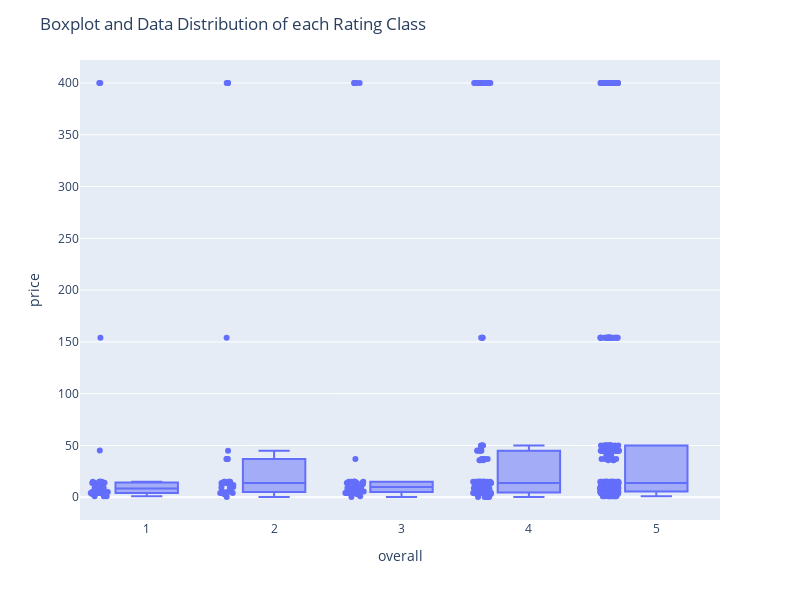

Notebook code cell kept with this figure:
### Markdown cell above
I see that you have a density plot for price, but you can maybe try adding dimensionality to plots with aggregations. Most of the time, a simple density plot will not bring a lot of data insights to stakeholders. 
More dimension and break downs will convince your target audience 

Interesting enough, expensive products are rated higher ! Product Quality?!

### Code cell
import plotly.express as px

# values = []
# for i in [1,2]:
#     values.append(df_merged.loc[df_merged.overall==i].price.to_numpy())

group_labels = ['Group 1', 'Group 2', 'Group 3', 'Group 4', 'Group 5']
# lets sample. Too naive to plot raw data points - its too large
fig = px.box(df_merged, x="overall", y="price", points="all")
fig.update_layout(
    title_text="Boxplot and Data Distribution of each Rating Class",
    autosize=True,
    width=800,
    height=600
)
plotly.offline.iplot(fig)

### Figure 1 — Plotly figure (JSON) as saved in the notebook; plotly's stock layout.template omitted (floating-point values rounded to 4 significant figures; data arrays with more than 128 entries replaced by an {"elided": "..."} marker saying what was removed)
{"data": [{"alignmentgroup": "True", "boxpoints": "all", "hovertemplate": "overall=%{x}<br>price=%{y}<extra></extra>", "legendgroup": "", "marker": {"color": "#636efa"}, "name": "", "notched": false, "offsetgroup": "", "orientation": "v", "showlegend": false, "type": "box", "x": {"elided": "642 int values"}, "x0": " ", "xaxis": "x", "y": {"elided": "642 float values"}, "y0": " ", "yaxis": "y"}], "layout": {"autosize": true, "boxmode": "group", "height": 600, "legend": {"tracegroupgap": 0}, "margin": {"t": 60}, "title": {"text": "Boxplot and Data Distribution of each Rating Class"}, "width": 800, "xaxis": {"anchor": "y", "domain": [0, 1], "title": {"text": "overall"}}, "yaxis": {"anchor": "x", "domain": [0, 1], "title": {"text": "price"}}}}
